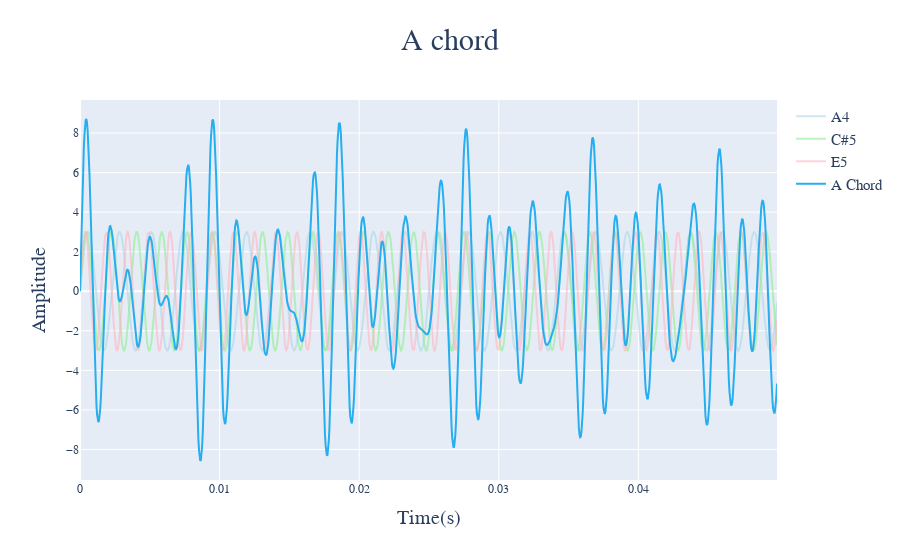

Write notebook code for a chart like this one.
### Code cell
# generate sin waves
sin = sinWave(amp = amplitude, sampleTime=sr)
t = sin.getDomain()
sin.f = a4_freq
a4_y = sin.createSinWave(time=t)
sin.f = csharp5_freq
csharp5_y = sin.createSinWave(time=t)
sin.f = e5_freq
e5_y = sin.createSinWave(time=t)
a_chord = a4_y + csharp5_y + e5_y

#plot graph
fig = go.Figure()
fig.add_trace(go.Scatter(
    x=t[:len(t)//20],
    y=a4_y[:len(t)//20],
    mode='lines',
    name='A4',
    line=dict(color='rgba(173, 216, 230, 0.6)'), 
))

fig.add_trace(go.Scatter(
    x=t[:len(t)//20],
    y=csharp5_y[:len(t)//20],
    mode='lines',
    name='C#5',
    line=dict(color='rgba(144, 238, 144, 0.6)'),  
))

fig.add_trace(go.Scatter(
    x=t[:len(t)//20],
    y=e5_y[:len(t)//20],
    mode='lines',
    name='E5',
    line=dict(color='rgba(255, 182, 193, 0.6) '), 
))

fig.add_trace(go.Scatter(
    x=t[:len(t)//20],
    y=a_chord[:len(t)//20],
    mode='lines',
    name='A Chord',
    line=dict(color=colors['original']) 
))

fig.update_layout(
    title=dict(
        text='A chord',
        x = 0.5,
        font_size=30
    ),
    font = dict(
        family='Raleway'
    ),
    xaxis_title=dict(
        text='Time(s)',
        font_size=20
    ),
    yaxis_title=dict(
        text='Amplitude',
        font_size=20
    ),
    legend=dict(
        font_size=15,
    )
)

fig.show()

### Figure 1 — Plotly figure (JSON) as saved in the notebook; plotly's stock layout.template omitted (floating-point values rounded to 4 significant figures; data arrays with more than 128 entries replaced by an {"elided": "..."} marker saying what was removed)
{"data": [{"line": {"color": "rgba(173, 216, 230, 0.6)"}, "mode": "lines", "name": "A4", "type": "scatter", "x": {"elided": "1102 float values"}, "y": {"elided": "1102 float values"}}, {"line": {"color": "rgba(144, 238, 144, 0.6)"}, "mode": "lines", "name": "C#5", "type": "scatter", "x": {"elided": "1102 float values"}, "y": {"elided": "1102 float values"}}, {"line": {"color": "rgba(255, 182, 193, 0.6) "}, "mode": "lines", "name": "E5", "type": "scatter", "x": {"elided": "1102 float values"}, "y": {"elided": "1102 float values"}}, {"line": {"color": "#27aeef"}, "mode": "lines", "name": "A Chord", "type": "scatter", "x": {"elided": "1102 float values"}, "y": {"elided": "1102 float values"}}], "layout": {"font": {"family": "Raleway"}, "legend": {"font": {"size": 15}}, "title": {"font": {"size": 30}, "text": "A chord", "x": 0.5}, "xaxis": {"title": {"font": {"size": 20}, "text": "Time(s)"}}, "yaxis": {"title": {"font": {"size": 20}, "text": "Amplitude"}}}}
